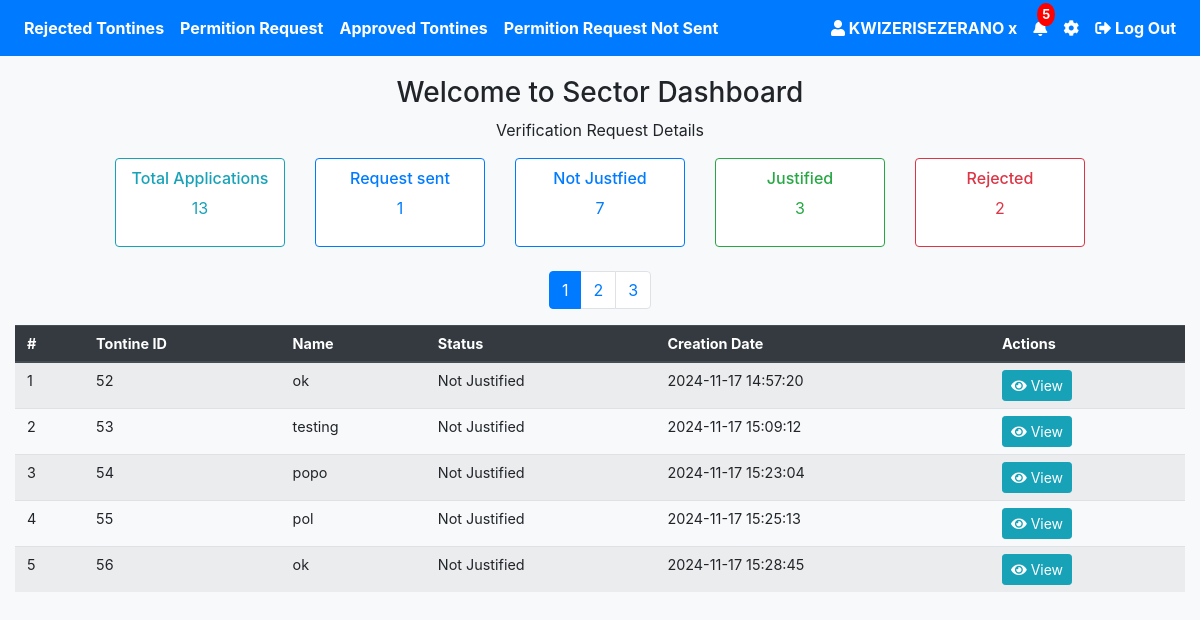
/sector_dashboard_all.php (signed in), run on the app's committed database.
### tables this page shows
CREATE TABLE `users` (
  `id` int(11) NOT NULL,
  `firstname` varchar(50) NOT NULL,
  `lastname` varchar(50) NOT NULL,
  `phone_number` varchar(15) NOT NULL,
  `idno` varchar(50) NOT NULL,
  `idnotype` varchar(50) NOT NULL,
  `idno_picture` varchar(255) NOT NULL,
  `behalf_name` varchar(30) NOT NULL,
  `behalf_phone_number` varchar(30) NOT NULL,
  `password` varchar(255) NOT NULL,
  `image` varchar(255) NOT NULL,
  `otp` int(11) DEFAULT 0,
  `verified` tinyint(4) NOT NULL DEFAULT 0,
  `otp_used` tinyint(1) NOT NULL DEFAULT 0,
  `otp_login` int(11) NOT NULL DEFAULT 0,
  `otp_forgot` int(11) NOT NULL,
  `otp_behalf` int(11) NOT NULL,
  `otp_behalf_used` tinyint(1) NOT NULL,
  `terms` tinyint(1) DEFAULT 0,
  `created_at` timestamp NOT NULL DEFAULT current_timestamp(),
  `updated_at` timestamp NOT NULL DEFAULT current_timestamp() ON UPDATE current_timestamp(),
  `role` enum('User','Sector','Court') DEFAULT 'User'
);

CREATE TABLE `tontine` (
  `id` int(11) NOT NULL,
  `tontine_name` varchar(255) NOT NULL,
  `logo` varchar(255) DEFAULT NULL,
  `join_date` date NOT NULL,
  `province` varchar(100) NOT NULL,
  `district` varchar(100) NOT NULL,
  `sector` varchar(100) NOT NULL,
  `total_contributions` decimal(10,2) NOT NULL,
  `occurrence` enum('Daily','Weekly','Monthly') NOT NULL,
  `time` time DEFAULT NULL,
  `day` enum('Monday','Tuesday','Wednesday','Thursday','Friday','Saturday','Sunday') DEFAULT NULL,
  `date` date DEFAULT NULL,
  `created_at` timestamp NOT NULL DEFAULT current_timestamp(),
  `user_id` int(11) DEFAULT NULL,
  `role` varchar(30) NOT NULL,
  `purpose` varchar(255) NOT NULL,
  `rules` varchar(255) NOT NULL,
  `status` enum('Not Justified','Justification Request sent','Justified','Rejected') DEFAULT 'Not Justified',
  `reason` varchar(255) NOT NULL,
  `interest` decimal(10,2) NOT NULL DEFAULT 0.00,
  `payment_frequency` enum('Monthly','Weekly') NOT NULL,
  `frequent_payment_date` date DEFAULT NULL,
  `frequent_payment_day` enum('Monday','Tuesday','Wednesday','Thursday','Friday','Saturday','Sunday') DEFAULT NULL,
  `late_contribution_penalty` int(50) NOT NULL
);

### sector_dashboard_all.php (the view, shortened to what this page needs)
<?php
require 'config.php';
$error = "";
$user_id = $_SESSION['user_id'];
$stmt = $pdo->prepare("SELECT firstname, lastname FROM users WHERE id = :id");
$stmt->bindParam(':id', $user_id);
$stmt->execute();
$user = $stmt->fetch(PDO::FETCH_ASSOC);
$user_name = $user ? htmlspecialchars($user['firstname'] . ' ' . $user['lastname']) : "Unknown User";
$results_per_page =5 ;
$page = isset($_GET['page']) ? (int)$_GET['page'] : 1;
$start_from = ($page - 1) * $results_per_page;
$search_query = isset($_POST['search_query']) ? '%' . htmlspecialchars($_POST['search_query']) . '%' : '%%';
try {
    $stmt = $pdo->prepare("
    SELECT *
    FROM tontine
    WHERE tontine_name LIKE :search_query AND status='Not Justified'
    LIMIT $start_from, $results_per_page
");
    $stmt->bindValue(':search_query', $search_query, PDO::PARAM_STR);
    $stmt->execute();
    $requests = $stmt->fetchAll(PDO::FETCH_ASSOC);
} catch (Exception $e) {
    $error = "Error fetching request details: " . $e->getMessage();
}
$statuses = ['Not Justified', 'Justification Request sent', 'Justified', 'Rejected'];
$status_counts = [];
foreach ($statuses as $status) {
    $stmt = $pdo->prepare("SELECT COUNT(*) FROM tontine WHERE status = :status");
    $stmt->bindParam(':status', $status, PDO::PARAM_STR);
    $stmt->execute();
    $status_counts[$status] = $stmt->fetchColumn();
}
$total_notifications=5;
$total_applications = array_sum($status_counts);
$stmt = $pdo->prepare("SELECT COUNT(*) FROM tontine WHERE tontine_name LIKE :search_query");
$stmt->bindValue(':search_query', $search_query, PDO::PARAM_STR);
$stmt->execute();
$total_requests = $stmt->fetchColumn();
$total_pages = ceil($total_requests / $results_per_page);
?>
<!DOCTYPE html>
<html lang="en">
<head>
    <link rel="stylesheet" href="https://stackpath.bootstrapcdn.com/bootstrap/4.5.2/css/bootstrap.min.css">
    <link rel="stylesheet" href="https://cdnjs.cloudflare.com/ajax/libs/font-awesome/5.15.4/css/all.min.css">
</head>
<body>
      <nav class="navbar navbar-expand-lg navbar-dark bg-primary">
        <div class="collapse navbar-collapse" id="navbarNav">
            <ul class="navbar-nav mr-auto">
                <li class="nav-item">
                    <a class="nav-link font-weight-bold text-white" href="sector_dashboard_rejected.php">Rejected Tontines</a>
                </li>
                  <li class="nav-item">
                    <a class="nav-link font-weight-bold text-white" href="sector_dashboard.php">Permition Request</a>
                </li>
                  <li class="nav-item">
                    <a class="nav-link font-weight-bold text-white" href="sector_dashboard_justified.php">Approved Tontines</a>
                </li>
                   <li class="nav-item">
                    <a class="nav-link font-weight-bold text-white" href="sector_dashboard_all.php"> Permition Request Not Sent </a>
                </li>
            </ul>
            <ul class="navbar-nav ml-auto">
                <li class="nav-item">
                    <a class="nav-link font-weight-bold text-white" href="#">
                        <i class="fas fa-user"></i>
                        <?php echo htmlspecialchars($user_name); ?>
                    </a>
                </li>
                <li class="nav-item">
                    <a class="nav-link position-relative font-weight-bold text-white" href="#">
                        <i class="fas fa-bell"></i>
                        <span class="notification-badge"><?php echo $total_notifications; ?></span>
                    </a>
                </li>
                <li class="nav-item">
                    <a class="nav-link font-weight-bold text-white" href="setting_sector.php">
                        <i class="fas fa-cog"></i>
                    </a>
                </li>
                <li class="nav-item">
                    <a class="nav-link font-weight-bold text-white" href="#" onclick="confirmLogout()">
                        <i class="fas fa-sign-out-alt"></i> Log Out
                    </a>
                </li>
            </ul>
        </div>
    </nav>
    <div class="container">
        <div class="text-center mt-3">
            <h3>Welcome to Sector Dashboard</h3>
            <p>Verification Request Details</p>
        </div>
        <div class="row text-center mb-4 justify-content-center">
            <div class="col-md-2">
                <div class="card bg-outline-info text-info">
                    <div class="card-body">
                        <h6>Total Applications</h6>
                        <p><?php echo $total_applications; ?></p>
                    </div>
                </div>
            </div>
             <div class="col-md-2">
                <div class="card bg-outline-primary text-primary">
                    <div class="card-body">
                        <h6> Request sent</h6>
                        <p><?php echo $status_counts['Justification Request sent']; ?></p>
                    </div>
                </div>
            </div>
            <div class="col-md-2">
                <div class="card bg-outline-primary text-primary">
                    <div class="card-body">
                        <h6>Not Justfied </h6>
                        <p><?php echo $status_counts['Not Justified']; ?></p>
                    </div>
                </div>
            </div>
            <div class="col-md-2">
                <div class="card bg-outline-success text-success">
                    <div class="card-body">
                        <h6>Justified </h6>
                        <p><?php echo $status_counts['Justified']; ?></p>
                    </div>
                </div>
            </div>
            <div class="col-md-2">
                <div class="card bg-outline-danger text-danger">
                    <div class="card-body">
                        <h6>Rejected </h6>
                        <p><?php echo $status_counts['Rejected']; ?></p>
                    </div>
                </div>
            </div>
        </div>
        <?php if ($error): ?>
            <div class="alert alert-danger text-center"><?php echo htmlspecialchars($error); ?></div>
        <?php else: ?>
            <div class="table-responsive">
                    <nav>
        <ul class="pagination justify-content-center">
            <?php for ($i = 1; $i <= $total_pages; $i++): ?>
                <li class="page-item <?php echo $i === $page ? 'active' : ''; ?>">
                    <a class="page-link" href="?page=<?php echo $i; ?>&search_query=<?php echo isset($_GET['search_query']) ? htmlspecialchars($_GET['search_query']) : ''; ?>">
                        <?php echo $i; ?>
                    </a>
                </li>
            <?php endfor; ?>
        </ul>
    </nav>
            <table class="table table-striped table-hover">
    <thead class="thead-dark">
        <tr>
            <th>#</th>
            <th>Tontine ID</th>
            <th>Name</th>
            <th>Status</th>
            <th>Creation Date</th>
            <th>Actions</th>
        </tr>
    </thead>
    <tbody>
        <?php if (!empty($requests)) : ?>
            <?php foreach ($requests as $index => $request) : ?>
                <tr>
                    <td><?= $index + 1 + $start_from; ?></td>
                    <td><?= $request['id']; ?></td>
                    <td><?= htmlspecialchars($request['tontine_name']); ?></td>
                      <td><?= htmlspecialchars($request['status']); ?></td>
                    <td><?= htmlspecialchars($request['created_at']); ?></td>
                    <td>
                        <button class="btn btn-info btn-sm view-btn" data-id="<?= $request['id']; ?>">
                            <i class="fas fa-eye"></i> View
                        </button>
                    </td>
                </tr>
            <?php endforeach; ?>
        <?php else : ?>
            <tr>
                <td colspan="4" class="text-center text-muted">No requests found.</td>
            </tr>
        <?php endif; ?>
    </tbody>
</table>
            </div>
        <?php endif; ?>
    </div>
</body>
</html>

### sector_dashboard_all.php (style rules this page uses)
.table td, .table th { padding: 7px 12px; font-size: 0.9rem; }
.table { width: 100%; margin-bottom: 0; }
.container { max-width: 1000%; }
body { background-color: #f8f9fa; }
.navbar { margin-bottom: 20px; }
.notification-badge { position: absolute; top: -5px; right: -0px; background-color: red; color: white; border-radius: 50%; padding: 2px 5px; font-size: 0.80rem; }
.card { border: 1px solid; border-radius: 0.25rem; min-height: 40px; display: flex; flex-direction: column; align-items: center; }
.card-body { display: flex; flex-direction: column; justify-content: center; align-items: center; padding: 10px 6px; height: 100%; }

### data on the page
users: user_name "KWIZERISEZERANO x"
tontine: start_from "1", id "52", tontine_name "ok", status "Not Justified", created_at "2024-11-17 14:57:20"
tontine: start_from "2", id "53", tontine_name "testing", status "Not Justified", created_at "2024-11-17 15:09:12"
tontine: start_from "3", id "54", tontine_name "popo", status "Not Justified", created_at "2024-11-17 15:23:04"
tontine: start_from "4", id "55", tontine_name "pol", status "Not Justified", created_at "2024-11-17 15:25:13"
tontine: start_from "5", id "56", tontine_name "ok", status "Not Justified", created_at "2024-11-17 15:28:45"

### other printed values
$total_notifications "5"
$total_applications "13"
$status_counts['Justification Request sent'] "1"
$status_counts['Not Justified'] "7"
$status_counts['Justified'] "3"
$status_counts['Rejected'] "2"
